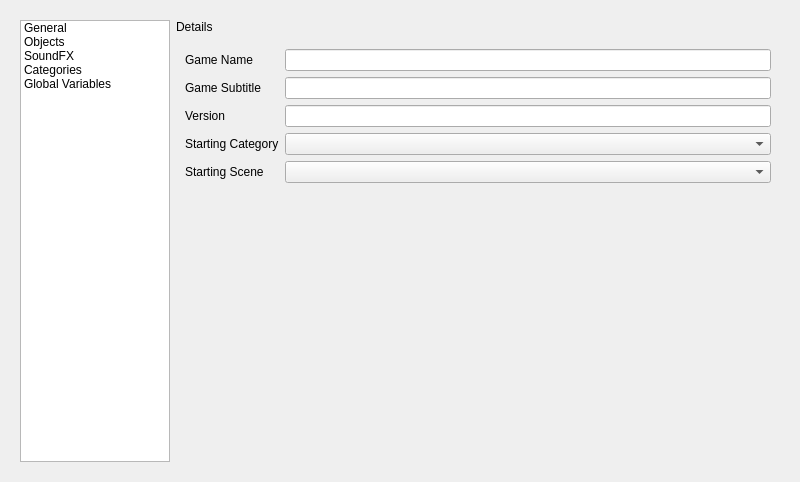
<?xml version="1.0" encoding="UTF-8"?>
<ui version="4.0">
 <class>GameconfigEditorv5</class>
 <widget class="QWidget" name="GameconfigEditorv5">
  <property name="geometry">
   <rect>
    <x>0</x>
    <y>0</y>
    <width>800</width>
    <height>482</height>
   </rect>
  </property>
  <property name="windowTitle">
   <string>GameconfigEditorv5</string>
  </property>
  <layout class="QGridLayout" name="gridLayout_14">
   <item row="0" column="0">
    <layout class="QGridLayout" name="gridLayout">
     <item row="0" column="0">
      <widget class="QStackedWidget" name="stackedWidget">
       <widget class="QWidget" name="gameconfigPage">
        <layout class="QGridLayout" name="gridLayout_18">
         <item row="0" column="1">
          <widget class="QLabel" name="gcSectionLabel">
           <property name="text">
            <string>Details</string>
           </property>
          </widget>
         </item>
         <item row="1" column="1">
          <widget class="QStackedWidget" name="gcDetailsWidget">
           <widget class="QWidget" name="gcGeneralPage">
            <layout class="QGridLayout" name="gridLayout_7">
             <item row="5" column="2">
              <widget class="QComboBox" name="gcStartingCategory"/>
             </item>
             <item row="11" column="0">
              <spacer name="verticalSpacer">
               <property name="orientation">
                <enum>Qt::Vertical</enum>
               </property>
               <property name="sizeHint" stdset="0">
                <size>
                 <width>20</width>
                 <height>40</height>
                </size>
               </property>
              </spacer>
             </item>
             <item row="0" column="2">
              <widget class="QLineEdit" name="gcGameName"/>
             </item>
             <item row="6" column="2">
              <widget class="QComboBox" name="gcStartingScene"/>
             </item>
             <item row="5" column="0">
              <widget class="QLabel" name="label_6">
               <property name="text">
                <string>Starting Category</string>
               </property>
              </widget>
             </item>
             <item row="3" column="0">
              <widget class="QLabel" name="label_5">
               <property name="text">
                <string>Game Subtitle</string>
               </property>
              </widget>
             </item>
             <item row="4" column="2">
              <widget class="QLineEdit" name="gcGameVersion"/>
             </item>
             <item row="0" column="0">
              <widget class="QLabel" name="label_7">
               <property name="text">
                <string>Game Name</string>
               </property>
              </widget>
             </item>
             <item row="4" column="0">
              <widget class="QLabel" name="label_4">
               <property name="text">
                <string>Version</string>
               </property>
              </widget>
             </item>
             <item row="6" column="0">
              <widget class="QLabel" name="label_9">
               <property name="text">
                <string>Starting Scene</string>
               </property>
              </widget>
             </item>
             <item row="3" column="2">
              <widget class="QLineEdit" name="gcGameSubname"/>
             </item>
            </layout>
           </widget>
           <widget class="QWidget" name="gcObjectsPage">
            <layout class="QGridLayout" name="gridLayout_8">
             <item row="0" column="2">
              <widget class="QLabel" name="label_10">
               <property name="text">
                <string>Name</string>
               </property>
              </widget>
             </item>
             <item row="0" column="3">
              <widget class="QLineEdit" name="gcObjName"/>
             </item>
             <item row="2" column="0">
              <layout class="QGridLayout" name="gridLayout_9">
               <item row="1" column="3">
                <widget class="QToolButton" name="gcDownObj">
                 <property name="text">
                  <string>D</string>
                 </property>
                </widget>
               </item>
               <item row="1" column="1">
                <spacer name="horizontalSpacer_3">
                 <property name="orientation">
                  <enum>Qt::Horizontal</enum>
                 </property>
                 <property name="sizeHint" stdset="0">
                  <size>
                   <width>40</width>
                   <height>20</height>
                  </size>
                 </property>
                </spacer>
               </item>
               <item row="1" column="0">
                <widget class="QToolButton" name="gcAddObj">
                 <property name="text">
                  <string>+</string>
                 </property>
                </widget>
               </item>
               <item row="1" column="2">
                <widget class="QToolButton" name="gcUpObj">
                 <property name="text">
                  <string>U</string>
                 </property>
                </widget>
               </item>
               <item row="1" column="5">
                <widget class="QToolButton" name="gcRmObj">
                 <property name="text">
                  <string>-</string>
                 </property>
                </widget>
               </item>
               <item row="1" column="4">
                <spacer name="horizontalSpacer_12">
                 <property name="orientation">
                  <enum>Qt::Horizontal</enum>
                 </property>
                 <property name="sizeHint" stdset="0">
                  <size>
                   <width>40</width>
                   <height>20</height>
                  </size>
                 </property>
                </spacer>
               </item>
              </layout>
             </item>
             <item row="1" column="3">
              <spacer name="verticalSpacer_4">
               <property name="orientation">
                <enum>Qt::Vertical</enum>
               </property>
               <property name="sizeHint" stdset="0">
                <size>
                 <width>20</width>
                 <height>40</height>
                </size>
               </property>
              </spacer>
             </item>
             <item row="0" column="0" rowspan="2">
              <widget class="QListWidget" name="gcObjList">
               <property name="sizePolicy">
                <sizepolicy hsizetype="Expanding" vsizetype="Expanding">
                 <horstretch>0</horstretch>
                 <verstretch>0</verstretch>
                </sizepolicy>
               </property>
               <property name="minimumSize">
                <size>
                 <width>194</width>
                 <height>0</height>
                </size>
               </property>
               <property name="maximumSize">
                <size>
                 <width>16777215</width>
                 <height>16777215</height>
                </size>
               </property>
              </widget>
             </item>
            </layout>
           </widget>
           <widget class="QWidget" name="gcSfxPage">
            <layout class="QGridLayout" name="gridLayout_10">
             <item row="0" column="0" rowspan="3">
              <widget class="QListWidget" name="gcSfxList">
               <property name="sizePolicy">
                <sizepolicy hsizetype="Expanding" vsizetype="Expanding">
                 <horstretch>0</horstretch>
                 <verstretch>0</verstretch>
                </sizepolicy>
               </property>
               <property name="minimumSize">
                <size>
                 <width>194</width>
                 <height>0</height>
                </size>
               </property>
               <property name="maximumSize">
                <size>
                 <width>16777215</width>
                 <height>16777215</height>
                </size>
               </property>
              </widget>
             </item>
             <item row="0" column="1">
              <widget class="QLabel" name="label_11">
               <property name="text">
                <string>Path</string>
               </property>
              </widget>
             </item>
             <item row="3" column="0">
              <layout class="QGridLayout" name="gridLayout_11">
               <item row="0" column="0">
                <widget class="QToolButton" name="gcAddSfx">
                 <property name="text">
                  <string>+</string>
                 </property>
                </widget>
               </item>
               <item row="0" column="2">
                <widget class="QToolButton" name="gcUpSfx">
                 <property name="text">
                  <string>U</string>
                 </property>
                </widget>
               </item>
               <item row="0" column="3">
                <widget class="QToolButton" name="gcDownSfx">
                 <property name="text">
                  <string>D</string>
                 </property>
                </widget>
               </item>
               <item row="0" column="1">
                <spacer name="horizontalSpacer_4">
                 <property name="orientation">
                  <enum>Qt::Horizontal</enum>
                 </property>
                 <property name="sizeHint" stdset="0">
                  <size>
                   <width>40</width>
                   <height>20</height>
                  </size>
                 </property>
                </spacer>
               </item>
               <item row="0" column="5">
                <widget class="QToolButton" name="gcRmSfx">
                 <property name="text">
                  <string>-</string>
                 </property>
                </widget>
               </item>
               <item row="0" column="4">
                <spacer name="horizontalSpacer_13">
                 <property name="orientation">
                  <enum>Qt::Horizontal</enum>
                 </property>
                 <property name="sizeHint" stdset="0">
                  <size>
                   <width>40</width>
                   <height>20</height>
                  </size>
                 </property>
                </spacer>
               </item>
              </layout>
             </item>
             <item row="2" column="2">
              <spacer name="verticalSpacer_5">
               <property name="orientation">
                <enum>Qt::Vertical</enum>
               </property>
               <property name="sizeHint" stdset="0">
                <size>
                 <width>20</width>
                 <height>311</height>
                </size>
               </property>
              </spacer>
             </item>
             <item row="0" column="2">
              <widget class="QLineEdit" name="gcSfxName"/>
             </item>
             <item row="1" column="1">
              <widget class="QLabel" name="label_3">
               <property name="text">
                <string>Max Concurrent Plays</string>
               </property>
              </widget>
             </item>
             <item row="1" column="2">
              <widget class="QSpinBox" name="gcMaxConcurrentPlays">
               <property name="maximum">
                <number>255</number>
               </property>
              </widget>
             </item>
            </layout>
           </widget>
           <widget class="QWidget" name="gcCategoriesPage">
            <layout class="QGridLayout" name="gridLayout_16">
             <item row="0" column="2">
              <widget class="QLineEdit" name="gcScnName"/>
             </item>
             <item row="4" column="2">
              <spacer name="verticalSpacer_8">
               <property name="orientation">
                <enum>Qt::Vertical</enum>
               </property>
               <property name="sizeHint" stdset="0">
                <size>
                 <width>20</width>
                 <height>226</height>
                </size>
               </property>
              </spacer>
             </item>
             <item row="1" column="1">
              <widget class="QLabel" name="label_15">
               <property name="text">
                <string>Folder</string>
               </property>
              </widget>
             </item>
             <item row="1" column="2">
              <widget class="QLineEdit" name="gcScnFolder"/>
             </item>
             <item row="6" column="0">
              <layout class="QGridLayout" name="gridLayout_17">
               <item row="0" column="0">
                <widget class="QToolButton" name="gcAddScn">
                 <property name="text">
                  <string>+</string>
                 </property>
                 <property name="popupMode">
                  <enum>QToolButton::InstantPopup</enum>
                 </property>
                </widget>
               </item>
               <item row="0" column="6">
                <widget class="QToolButton" name="gcRmScn">
                 <property name="text">
                  <string>-</string>
                 </property>
                </widget>
               </item>
               <item row="0" column="2">
                <widget class="QToolButton" name="gcUpScn">
                 <property name="text">
                  <string>U</string>
                 </property>
                </widget>
               </item>
               <item row="0" column="1">
                <spacer name="horizontalSpacer_7">
                 <property name="orientation">
                  <enum>Qt::Horizontal</enum>
                 </property>
                 <property name="sizeHint" stdset="0">
                  <size>
                   <width>40</width>
                   <height>20</height>
                  </size>
                 </property>
                </spacer>
               </item>
               <item row="0" column="4">
                <spacer name="horizontalSpacer_14">
                 <property name="orientation">
                  <enum>Qt::Horizontal</enum>
                 </property>
                 <property name="sizeHint" stdset="0">
                  <size>
                   <width>40</width>
                   <height>20</height>
                  </size>
                 </property>
                </spacer>
               </item>
               <item row="0" column="3">
                <widget class="QToolButton" name="gcDownScn">
                 <property name="text">
                  <string>D</string>
                 </property>
                </widget>
               </item>
              </layout>
             </item>
             <item row="0" column="1">
              <widget class="QLabel" name="label_16">
               <property name="text">
                <string>Name</string>
               </property>
              </widget>
             </item>
             <item row="2" column="1">
              <widget class="QLabel" name="label_17">
               <property name="text">
                <string>ID</string>
               </property>
              </widget>
             </item>
             <item row="3" column="1">
              <widget class="QLabel" name="label_18">
               <property name="text">
                <string>Mode</string>
               </property>
              </widget>
             </item>
             <item row="2" column="2">
              <widget class="QLineEdit" name="gcScnID"/>
             </item>
             <item row="0" column="0" rowspan="5">
              <widget class="QTreeView" name="gcScnTree">
               <property name="minimumSize">
                <size>
                 <width>0</width>
                 <height>0</height>
                </size>
               </property>
               <property name="maximumSize">
                <size>
                 <width>16777215</width>
                 <height>16777215</height>
                </size>
               </property>
              </widget>
             </item>
             <item row="3" column="2">
              <widget class="QSpinBox" name="gcScnMode">
               <property name="maximum">
                <number>255</number>
               </property>
              </widget>
             </item>
            </layout>
           </widget>
           <widget class="QWidget" name="gcConfigMemPage">
            <layout class="QGridLayout" name="gridLayout_12">
             <item row="0" column="0" rowspan="8">
              <widget class="QListWidget" name="gcVarList">
               <property name="sizePolicy">
                <sizepolicy hsizetype="Expanding" vsizetype="Expanding">
                 <horstretch>0</horstretch>
                 <verstretch>0</verstretch>
                </sizepolicy>
               </property>
               <property name="minimumSize">
                <size>
                 <width>194</width>
                 <height>0</height>
                </size>
               </property>
               <property name="maximumSize">
                <size>
                 <width>16777215</width>
                 <height>16777215</height>
                </size>
               </property>
              </widget>
             </item>
             <item row="5" column="2">
              <spacer name="verticalSpacer_6">
               <property name="orientation">
                <enum>Qt::Vertical</enum>
               </property>
               <property name="sizeHint" stdset="0">
                <size>
                 <width>20</width>
                 <height>282</height>
                </size>
               </property>
              </spacer>
             </item>
             <item row="4" column="2">
              <widget class="QSpinBox" name="gcVarValue">
               <property name="minimum">
                <number>-2147483647</number>
               </property>
               <property name="maximum">
                <number>2147483647</number>
               </property>
              </widget>
             </item>
             <item row="1" column="2">
              <widget class="QSpinBox" name="gcVarCount">
               <property name="readOnly">
                <bool>true</bool>
               </property>
               <property name="maximum">
                <number>2147483647</number>
               </property>
               <property name="value">
                <number>0</number>
               </property>
              </widget>
             </item>
             <item row="7" column="1" colspan="2">
              <widget class="QPushButton" name="genCStruct">
               <property name="text">
                <string>Generate C Struct</string>
               </property>
              </widget>
             </item>
             <item row="0" column="2">
              <widget class="QLineEdit" name="gcVarName">
               <property name="readOnly">
                <bool>true</bool>
               </property>
              </widget>
             </item>
             <item row="2" column="1">
              <widget class="QLabel" name="label_19">
               <property name="text">
                <string>Index</string>
               </property>
              </widget>
             </item>
             <item row="1" column="1">
              <widget class="QLabel" name="label_14">
               <property name="text">
                <string>Count</string>
               </property>
              </widget>
             </item>
             <item row="0" column="1">
              <widget class="QLabel" name="label_12">
               <property name="text">
                <string>Name</string>
               </property>
              </widget>
             </item>
             <item row="2" column="2">
              <widget class="QSpinBox" name="gcVarIndex">
               <property name="maximum">
                <number>2147483647</number>
               </property>
               <property name="value">
                <number>0</number>
               </property>
              </widget>
             </item>
             <item row="4" column="1">
              <widget class="QLabel" name="label_13">
               <property name="text">
                <string>Value</string>
               </property>
              </widget>
             </item>
             <item row="6" column="1" colspan="2">
              <widget class="QPushButton" name="exportGlobals">
               <property name="text">
                <string>Export Global Variables</string>
               </property>
              </widget>
             </item>
            </layout>
           </widget>
          </widget>
         </item>
         <item row="0" column="0" rowspan="2">
          <widget class="QListWidget" name="gcSectionList">
           <property name="sizePolicy">
            <sizepolicy hsizetype="Fixed" vsizetype="Expanding">
             <horstretch>0</horstretch>
             <verstretch>0</verstretch>
            </sizepolicy>
           </property>
           <property name="minimumSize">
            <size>
             <width>150</width>
             <height>0</height>
            </size>
           </property>
           <property name="maximumSize">
            <size>
             <width>150</width>
             <height>16777215</height>
            </size>
           </property>
           <item>
            <property name="text">
             <string>General</string>
            </property>
           </item>
           <item>
            <property name="text">
             <string>Objects</string>
            </property>
           </item>
           <item>
            <property name="text">
             <string>SoundFX</string>
            </property>
           </item>
           <item>
            <property name="text">
             <string>Categories</string>
            </property>
           </item>
           <item>
            <property name="text">
             <string>Global Variables</string>
            </property>
           </item>
          </widget>
         </item>
        </layout>
       </widget>
       <widget class="QWidget" name="stageconfigPage">
        <layout class="QGridLayout" name="gridLayout_2">
         <item row="0" column="0" rowspan="2">
          <widget class="QListWidget" name="scSectionList">
           <property name="sizePolicy">
            <sizepolicy hsizetype="Fixed" vsizetype="Expanding">
             <horstretch>0</horstretch>
             <verstretch>0</verstretch>
            </sizepolicy>
           </property>
           <property name="minimumSize">
            <size>
             <width>150</width>
             <height>0</height>
            </size>
           </property>
           <property name="maximumSize">
            <size>
             <width>150</width>
             <height>16777215</height>
            </size>
           </property>
           <item>
            <property name="text">
             <string>General</string>
            </property>
           </item>
           <item>
            <property name="text">
             <string>Objects</string>
            </property>
           </item>
           <item>
            <property name="text">
             <string>SoundFX</string>
            </property>
           </item>
          </widget>
         </item>
         <item row="0" column="1">
          <widget class="QLabel" name="scSectionLabel">
           <property name="text">
            <string>Details</string>
           </property>
          </widget>
         </item>
         <item row="1" column="1">
          <widget class="QStackedWidget" name="scDetailsWidget">
           <widget class="QWidget" name="generalPage">
            <layout class="QGridLayout" name="gridLayout_13">
             <item row="0" column="0">
              <widget class="QCheckBox" name="scLoadGlobals">
               <property name="text">
                <string>Load Global Objects</string>
               </property>
              </widget>
             </item>
             <item row="1" column="0">
              <spacer name="verticalSpacer_7">
               <property name="orientation">
                <enum>Qt::Vertical</enum>
               </property>
               <property name="sizeHint" stdset="0">
                <size>
                 <width>20</width>
                 <height>361</height>
                </size>
               </property>
              </spacer>
             </item>
            </layout>
           </widget>
           <widget class="QWidget" name="scObjectsPage">
            <layout class="QGridLayout" name="gridLayout_3">
             <item row="3" column="0">
              <layout class="QGridLayout" name="gridLayout_4">
               <item row="1" column="3">
                <widget class="QToolButton" name="scDownObj">
                 <property name="text">
                  <string>D</string>
                 </property>
                </widget>
               </item>
               <item row="1" column="1">
                <spacer name="horizontalSpacer">
                 <property name="orientation">
                  <enum>Qt::Horizontal</enum>
                 </property>
                 <property name="sizeHint" stdset="0">
                  <size>
                   <width>40</width>
                   <height>20</height>
                  </size>
                 </property>
                </spacer>
               </item>
               <item row="1" column="0">
                <widget class="QToolButton" name="scAddObj">
                 <property name="text">
                  <string>+</string>
                 </property>
                </widget>
               </item>
               <item row="1" column="2">
                <widget class="QToolButton" name="scUpObj">
                 <property name="text">
                  <string>U</string>
                 </property>
                </widget>
               </item>
               <item row="1" column="5">
                <widget class="QToolButton" name="scRmObj">
                 <property name="text">
                  <string>-</string>
                 </property>
                </widget>
               </item>
               <item row="1" column="4">
                <spacer name="horizontalSpacer_11">
                 <property name="orientation">
                  <enum>Qt::Horizontal</enum>
                 </property>
                 <property name="sizeHint" stdset="0">
                  <size>
                   <width>40</width>
                   <height>20</height>
                  </size>
                 </property>
                </spacer>
               </item>
              </layout>
             </item>
             <item row="0" column="2">
              <widget class="QLabel" name="label_2">
               <property name="text">
                <string>Name</string>
               </property>
              </widget>
             </item>
             <item row="0" column="3">
              <widget class="QLineEdit" name="scObjName"/>
             </item>
             <item row="2" column="3">
              <spacer name="verticalSpacer_2">
               <property name="orientation">
                <enum>Qt::Vertical</enum>
               </property>
               <property name="sizeHint" stdset="0">
                <size>
                 <width>20</width>
                 <height>40</height>
                </size>
               </property>
              </spacer>
             </item>
             <item row="0" column="0" rowspan="3">
              <widget class="QListWidget" name="scObjList">
               <property name="sizePolicy">
                <sizepolicy hsizetype="Expanding" vsizetype="Expanding">
                 <horstretch>0</horstretch>
                 <verstretch>0</verstretch>
                </sizepolicy>
               </property>
               <property name="minimumSize">
                <size>
                 <width>194</width>
                 <height>0</height>
                </size>
               </property>
               <property name="maximumSize">
                <size>
                 <width>16777215</width>
                 <height>16777215</height>
                </size>
               </property>
              </widget>
             </item>
            </layout>
           </widget>
           <widget class="QWidget" name="scSfxPage">
            <layout class="QGridLayout" name="gridLayout_6">
             <item row="4" column="0">
              <layout class="QGridLayout" name="gridLayout_5">
               <item row="0" column="0">
                <widget class="QToolButton" name="scAddSfx">
                 <property name="text">
                  <string>+</string>
                 </property>
                </widget>
               </item>
               <item row="0" column="2">
                <widget class="QToolButton" name="scUpSfx">
                 <property name="text">
                  <string>U</string>
                 </property>
                </widget>
               </item>
               <item row="0" column="3">
                <widget class="QToolButton" name="scDownSfx">
                 <property name="text">
                  <string>D</string>
                 </property>
                </widget>
               </item>
               <item row="0" column="1">
                <spacer name="horizontalSpacer_2">
                 <property name="orientation">
                  <enum>Qt::Horizontal</enum>
                 </property>
                 <property name="sizeHint" stdset="0">
                  <size>
                   <width>40</width>
                   <height>20</height>
                  </size>
                 </property>
                </spacer>
               </item>
               <item row="0" column="5">
                <widget class="QToolButton" name="scRmSfx">
                 <property name="text">
                  <string>-</string>
                 </property>
                </widget>
               </item>
               <item row="0" column="4">
                <spacer name="horizontalSpacer_10">
                 <property name="orientation">
                  <enum>Qt::Horizontal</enum>
                 </property>
                 <property name="sizeHint" stdset="0">
                  <size>
                   <width>40</width>
                   <height>20</height>
                  </size>
                 </property>
                </spacer>
               </item>
              </layout>
             </item>
             <item row="0" column="0" rowspan="4">
              <widget class="QListWidget" name="scSfxList">
               <property name="sizePolicy">
                <sizepolicy hsizetype="Expanding" vsizetype="Expanding">
                 <horstretch>0</horstretch>
                 <verstretch>0</verstretch>
                </sizepolicy>
               </property>
               <property name="minimumSize">
                <size>
                 <width>194</width>
                 <height>0</height>
                </size>
               </property>
               <property name="maximumSize">
                <size>
                 <width>16777215</width>
                 <height>16777215</height>
                </size>
               </property>
              </widget>
             </item>
             <item row="0" column="1">
              <widget class="QLabel" name="label">
               <property name="text">
                <string>Name</string>
               </property>
              </widget>
             </item>
             <item row="0" column="3">
              <widget class="QLineEdit" name="scSfxName"/>
             </item>
             <item row="2" column="1">
              <widget class="QLabel" name="label_8">
               <property name="text">
                <string>Max Concurrent Plays</string>
               </property>
              </widget>
             </item>
             <item row="3" column="3">
              <spacer name="verticalSpacer_3">
               <property name="orientation">
                <enum>Qt::Vertical</enum>
               </property>
               <property name="sizeHint" stdset="0">
                <size>
                 <width>20</width>
                 <height>311</height>
                </size>
               </property>
              </spacer>
             </item>
             <item row="2" column="3">
              <widget class="QSpinBox" name="scMaxConcurrentPlays">
               <property name="maximum">
                <number>255</number>
               </property>
              </widget>
             </item>
            </layout>
           </widget>
          </widget>
         </item>
        </layout>
       </widget>
      </widget>
     </item>
    </layout>
   </item>
  </layout>
  <action name="actionAboutRetroED">
   <property name="text">
    <string>About RetroED</string>
   </property>
  </action>
  <action name="actionChangeExecutable">
   <property name="text">
    <string>Change executable</string>
   </property>
  </action>
  <action name="actionRunExecutable">
   <property name="text">
    <string>Run executable</string>
   </property>
  </action>
  <action name="actionRSDKUnpacker">
   <property name="text">
    <string>RSDK Unpacker</string>
   </property>
  </action>
  <action name="actionSceneEditor">
   <property name="text">
    <string>Scene Editor</string>
   </property>
  </action>
  <action name="actionScriptEditor">
   <property name="text">
    <string>Script Editor</string>
   </property>
  </action>
  <action name="actionGameconfigEditor">
   <property name="text">
    <string>Gameconfig Editor</string>
   </property>
  </action>
  <action name="actionGFXTool">
   <property name="text">
    <string>GFX Tool</string>
   </property>
  </action>
  <action name="actionRSVExtractor">
   <property name="text">
    <string>RSV Extractor</string>
   </property>
  </action>
  <action name="actionOpen">
   <property name="text">
    <string>Open</string>
   </property>
  </action>
  <action name="actionSave">
   <property name="text">
    <string>Save</string>
   </property>
  </action>
  <action name="actionSaveAs">
   <property name="text">
    <string>Save As</string>
   </property>
  </action>
  <action name="actionNew">
   <property name="text">
    <string>New</string>
   </property>
  </action>
  <action name="actionOpen_2">
   <property name="text">
    <string>Open</string>
   </property>
  </action>
  <action name="actionSave_2">
   <property name="text">
    <string>Save</string>
   </property>
  </action>
  <action name="actionSave_As">
   <property name="text">
    <string>Save As...</string>
   </property>
  </action>
 </widget>
 <resources/>
 <connections/>
</ui>
